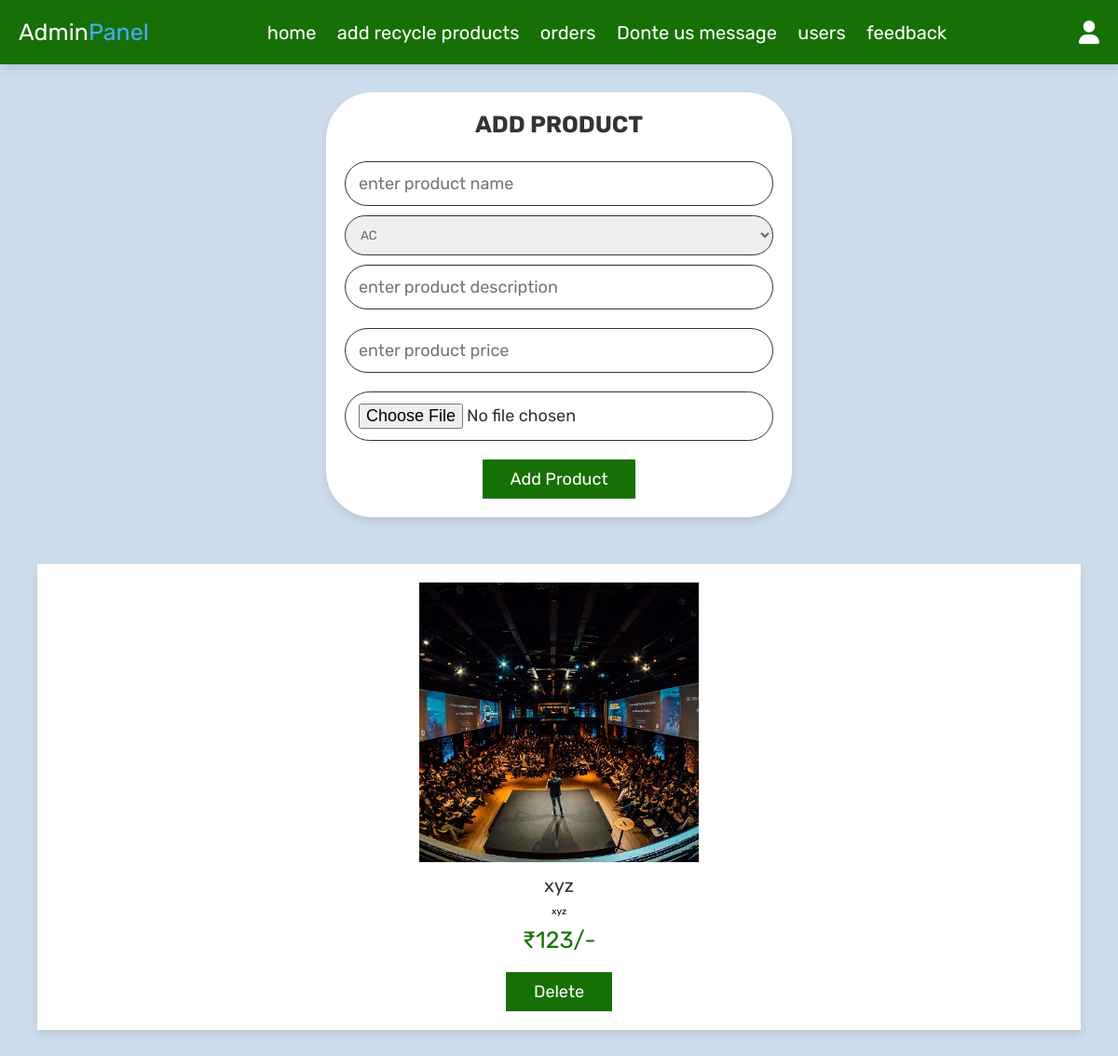
/admin_products.php (signed in), run on the app's committed database.
### tables this page shows
CREATE TABLE `products` (
  `id` int(100) NOT NULL,
  `name` varchar(100) NOT NULL,
  `category` varchar(100) NOT NULL,
  `description` varchar(10000) NOT NULL,
  `price` int(100) NOT NULL,
  `image` varchar(100) NOT NULL
);

### admin_products.php (the view, shortened to what this page needs)
<?php
include 'config.php';
?>
<!DOCTYPE html>
<html lang="en">
<head>
   <link rel="stylesheet" href="https://cdnjs.cloudflare.com/ajax/libs/font-awesome/6.0.0/css/all.min.css">
   <link rel="stylesheet" href="css/admin_style.css?v=<?php echo time();?>">
</head>
<body>
<?php include 'admin_header.php'; ?>
<section class="add-products">
   <form action="" method="post" enctype="multipart/form-data">
      <h3>add product</h3>
      <input type="text" name="name" class="box" placeholder="enter product name" required>
      <select name="category" placeholder="" class="form-control">
                <option value="AC">AC</option>
            </select>
      <input type="textarea" name="description" class="box" placeholder="enter product description" required>
      <input type="number" min="0" name="price" class="box" placeholder="enter product price" required>
      <input type="file" name="image" accept="image/jpg, image/jpeg, image/png" class="box" required>
      <input type="submit" value="add product" name="add_product" class="btn">
   </form>
</section>
<section class="show-products">
   <div class="box-container">
      <?php
         $select_products = mysqli_query($conn, "SELECT * FROM `products`") or die('query failed');
         if(mysqli_num_rows($select_products) > 0){
            while($fetch_products = mysqli_fetch_assoc($select_products)){
      ?>
      <div class="box">
         <img src="uploaded_img/<?php echo $fetch_products['image']; ?>" alt="">
         <div class="name"><?php echo $fetch_products['name']; ?></div>
         <div class="description"><?php echo $fetch_products['description']; ?></div>
         <div class="price">₹<?php echo $fetch_products['price']; ?>/-</div>
         <a href="admin_products.php?delete=<?php echo $fetch_products['id']; ?>" class="delete-btn" onclick="return confirm('delete this product?');">delete</a>
      </div>
      <?php
         }
      }else{
         echo '<p class="empty">no products added yet!</p>';
      }
      ?>
   </div>
</section>
</body>
</html>

### css/admin_style.css (style rules this page uses)
:root { --red:#177006; --red: #177006; --orange:#f39c12; --black:#333; --white:#fff; --light-color:#666; --light-white:#ccc; --light-bg:#cddded; --blue:#4aa9ff; --border:.1rem solid var(--black); --box-shadow:0 .5rem 1rem rgba(0,0,0,.1); }
* { font-family: 'Rubik', sans-serif; margin:0; padding:0; box-sizing: border-box; outline: none; border:none; text-decoration: none; transition:all .2s linear; }
html { font-size: 62.5%; overflow-x: hidden; }
body { background-color: var(--light-bg); }
section { padding:3rem 2rem; }
.btn, .option-btn, .delete-btn, .white-btn { display: inline-block; margin-top: 1rem; padding:1rem 3rem; cursor: pointer; color:var(--white); font-size: 1.8rem; text-transform: capitalize; }
.white-btn, .btn { background-color: var(--red); }
.delete-btn { background-color: var(--red); }
.add-products form { background-color: var(--white); padding:2rem; text-align: center; box-shadow: var(--box-shadow); max-width: 50rem; margin:0 auto; border-radius: 5rem; }
.add-products form h3 { font-size: 2.5rem; text-transform: uppercase; color:var(--black); margin-bottom: 1.5rem; }
.add-products form .box { width: 100%; background-color: var(--white); margin:1rem 0; padding:1.2rem 1.4rem; color:var(--black); font-size: 1.8rem; border:var(--border); border-radius: 3rem; }
.show-products .box-container { grid-template-columns: repeat(auto-fit, 30rem); justify-content: center; gap:1.5rem; max-width: 1200px; margin:0 auto; align-items: flex-start; }
.show-products { padding-top: 0; }
.show-products .box-container .box { margin: 2rem; text-align: center; padding:2rem; box-shadow: var(--box-shadow); background-color: var(--white); }
.show-products .box-container .box img { height: 30rem; }
.show-products .box-container .box .name { padding:1rem 0; font-size: 2rem; color:var(--black); }
.show-products .box-container .box .price { padding:1rem 0; font-size: 2.5rem; color:var(--red); }

### admin_products.php (style rules this page uses)
.form-control { width: 100%; padding: 1.2rem; border: var(--border); border-radius: 3rem; color: var(--light-color); }

### data on the page
products: image (picture), name "xyz", description "xyz", price "123"
